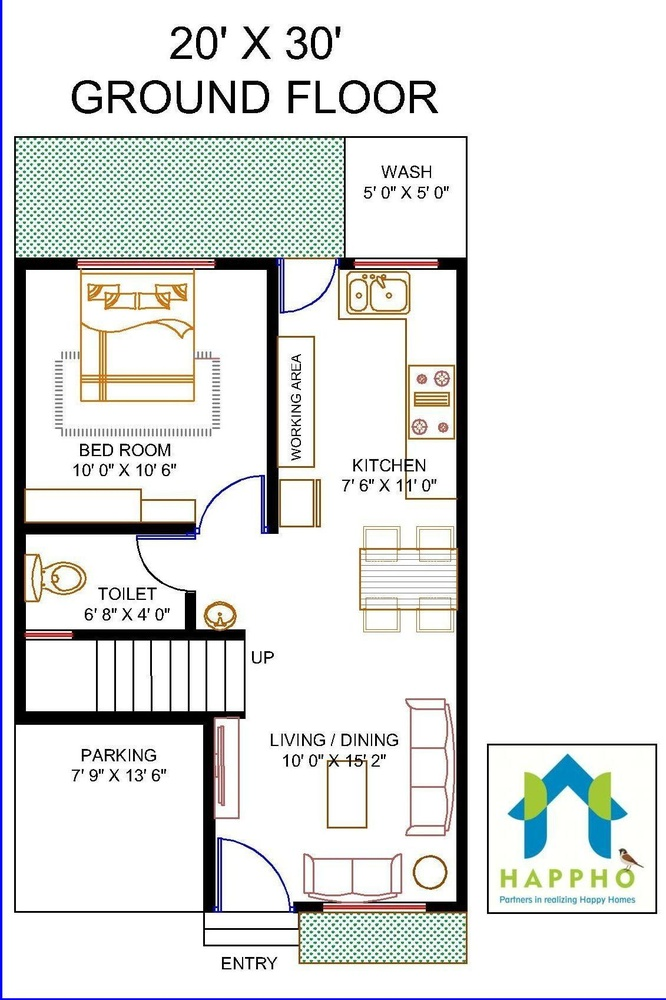
#> input picture hci-3d-model/gdrive_dataset/images/train/1_BHK_BIM_Overlay.jpg.jpeg, 666 x 1000 px, shrunk from 1131 x 1697 before the run
$ python -i detector.py   (imports and definitions only)
#> lines starting #> are read from the running program, lines starting #| are printed output that depends on the picture; after the words box and inside, x2 and y2 are one past the last pixel; in counts of white or black regions, pixels touching at a corner belong together
#> further down, picture is the input picture: shape (1000, 666, 3); mean B, G, R 226.7, 228.1, 226.6
# logic/detector.py
# CV-based floor plan heuristic detector.
# Used as fallback when YOLO model has no floor plan classes.
# Thresholds are adapted over time via logic/cv_feedback.py.

import cv2
import numpy as np


class FloorPlanDetector:
    def __init__(self, debug_mode=False, output_dir=".", remove_captions=True,
                 detection_mode="heuristic_only", thresholds: dict = None):
        self.debug_mode = debug_mode
        self.output_dir = output_dir
        self.remove_captions = remove_captions
        self.detection_mode = detection_mode
        # Thresholds injected from cv_feedback; fall back to hardcoded defaults
        self._t = thresholds or {}

    def _th(self, key, default):
        return self._t.get(key, default)

    def detect(self, img):
        if img is None:
            return {"rooms": [], "doors": [], "windows": [], "walls": [],
                    "furniture": [], "stairs": [], "flow_terminals": []}

        h, w = img.shape[:2]
#> h = 1000; w = 666
        gray = cv2.cvtColor(img, cv2.COLOR_BGR2GRAY) if len(img.shape) == 3 else img.copy()
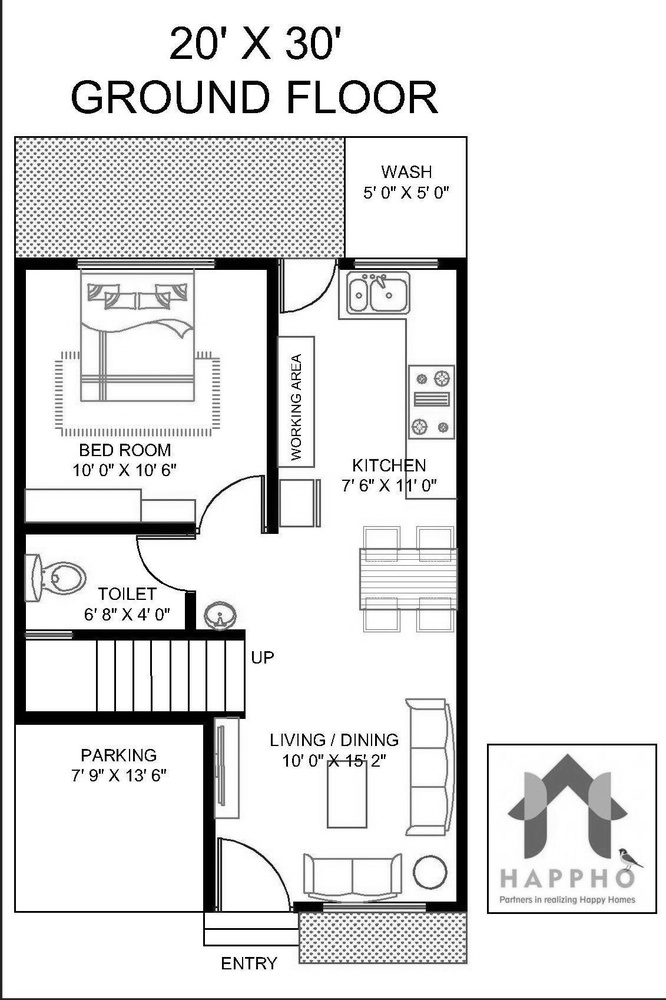
#> gray: shape (1000, 666); min 0, max 255, mean 227.5

        # ── Binarise ──────────────────────────────────────────────────────────
        _, thresh = cv2.threshold(gray, 0, 255, cv2.THRESH_BINARY_INV + cv2.THRESH_OTSU)
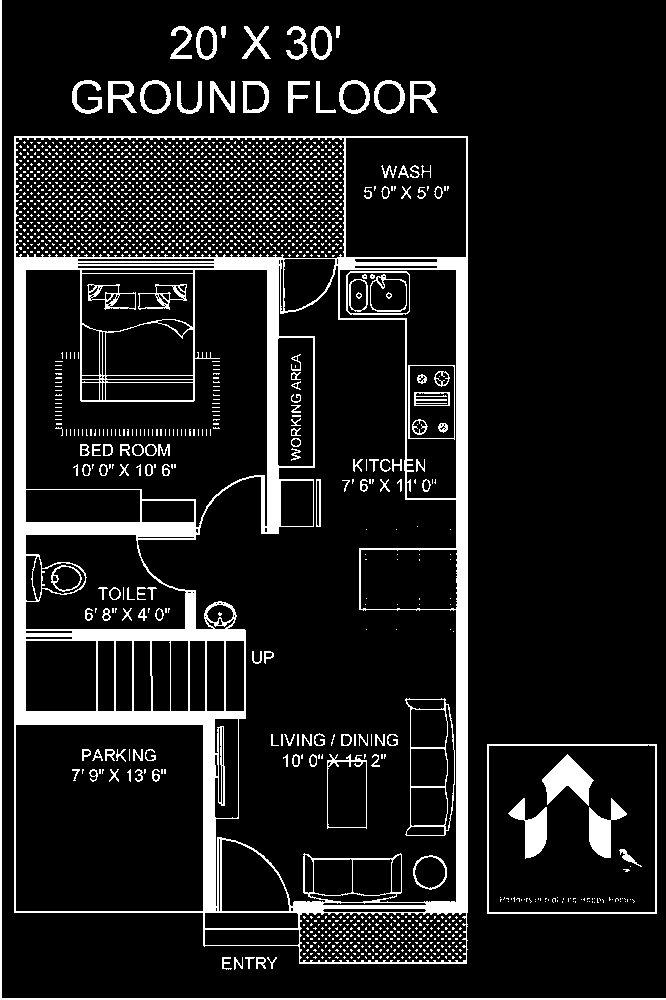
#> thresh: shape (1000, 666); 11.5% white; 1979 white regions (1850 under 20 px), largest, box (x1, y1, x2, y2) and area: (14, 136, 468, 964) 44674, (0, 0, 666, 1000) 3328, (542, 754, 594, 806) 1378
        kernel3 = cv2.getStructuringElement(cv2.MORPH_RECT, (3, 3))
        thresh = cv2.morphologyEx(thresh, cv2.MORPH_OPEN, kernel3, iterations=1)
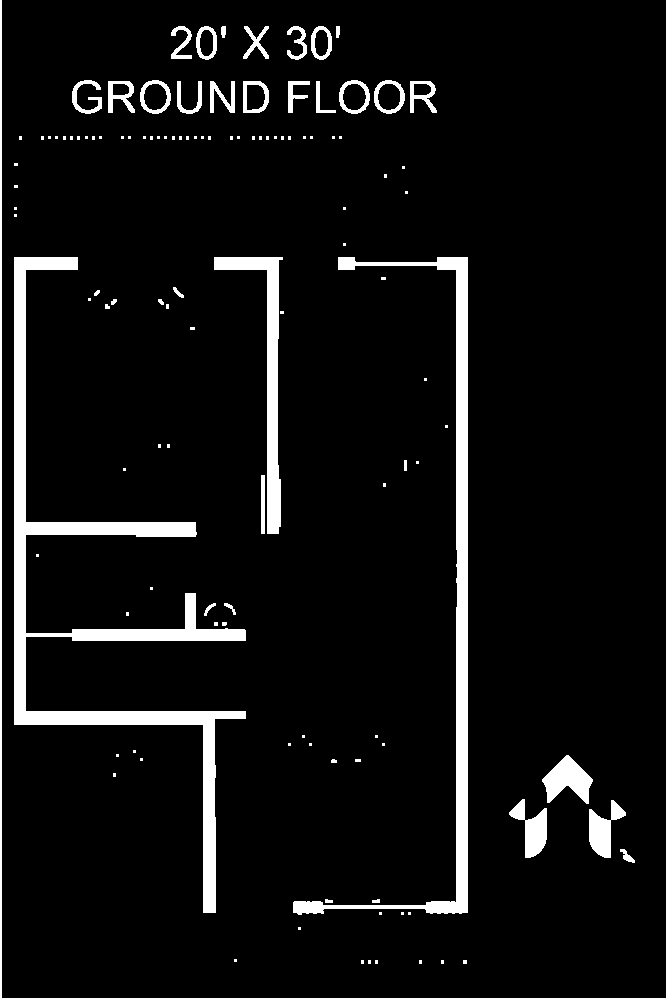
#> thresh: shape (1000, 666); 6.6% white; 119 white regions (81 under 20 px)

        # ── WALL detection ────────────────────────────────────────────────────
        walls = []
        wall_cnts, _ = cv2.findContours(thresh, cv2.RETR_EXTERNAL, cv2.CHAIN_APPROX_SIMPLE)
#> wall_cnts = 119 contours, 88 with area under 20; largest, box (x1, y1, x2, y2) and area: (14, 257, 246, 913) 15186, (293, 257, 468, 915) 8820, (214, 257, 283, 534) 3650, (0, 0, 666, 1000) 1664, (542, 755, 593, 804) 1300
        min_wall_area = max(50.0, self._th("wall_min_area_ratio", 0.00003) * h * w)
#> min_wall_area = 50
        min_wall_len  = max(20.0, self._th("wall_min_len_ratio",  0.01)    * min(h, w))
#> min_wall_len = 20
        min_aspect    = self._th("wall_min_aspect", 2.5)
        for cnt in wall_cnts:
            area = cv2.contourArea(cnt)
            if area < min_wall_area:
                continue
            rect = cv2.minAreaRect(cnt)
            (_, _), (rw, rh), _ = rect
            long_side  = max(float(rw), float(rh))
            short_side = min(float(rw), float(rh))
            if long_side < min_wall_len:
                continue
            if long_side / max(short_side, 1.0) < min_aspect:
                continue
            walls.append(cnt)
#> this loop made 119 passes
#> (area, rect, rw, rh, long_side, short_side) on passes 14, 15, 16, 21, 55, 56, 57: (70, ((626.1, 856.3), (6.89, 19.02), -41.63), 6.89, 19.02, 19.02, 6.89), (959.5, ((601.9, 826.2), (56.71, 35.92), -70.35), 56.71, 35.92, 56.71, 35.92), (984, ((532.9, 825.5), (36.77, 57.26), -20.41), 36.77, 57.26, 57.26, 36.77), (1300, ((567, 778.7), (47.52, 50.03), -88.53), 47.52, 50.03, 50.03, 47.52), (8820, ((380, 585.5), (657, 174), -90), 657, 174, 657, 174), (3650, ((248, 395), (276, 68), -90), 276, 68, 276, 68), (15185.5, ((129.5, 584.5), (655, 231), -90), 655, 231, 655, 231)
#> area on passes 32, 33, 53: 33, 37, 36
#> after the loop, walls = 4 contours; box (x1, y1, x2, y2) and area: (14, 257, 246, 913) 15186, (293, 257, 468, 915) 8820, (214, 257, 283, 534) 3650, (261, 475, 265, 534) 174

        # ── ROOM detection ────────────────────────────────────────────────────
        rooms = []
        kernel_big = cv2.getStructuringElement(cv2.MORPH_RECT, (5, 5))
        closed = cv2.morphologyEx(thresh, cv2.MORPH_CLOSE, kernel_big, iterations=3)
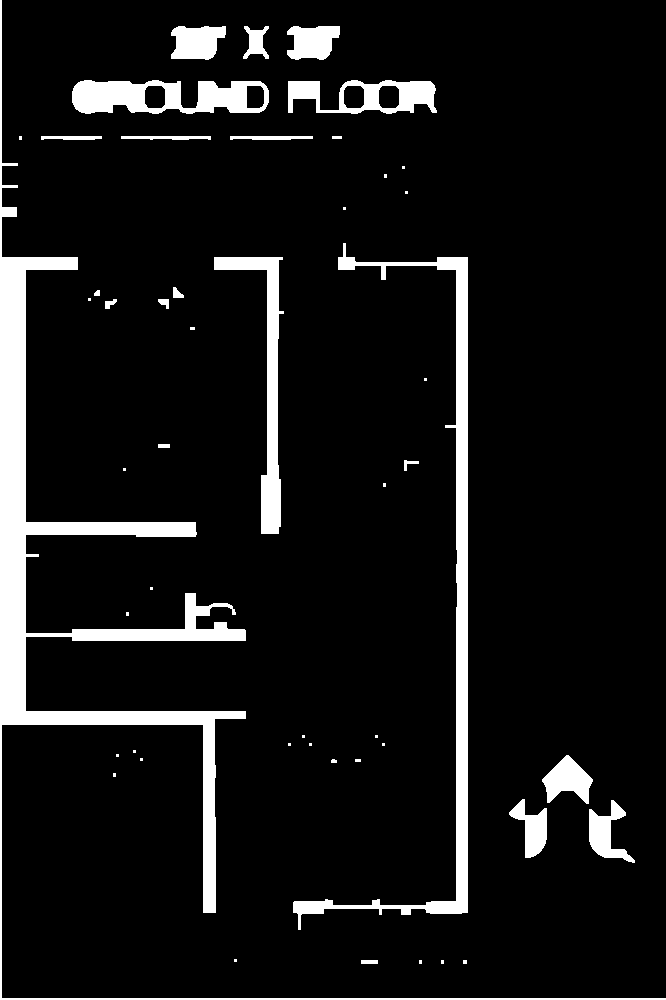
#> closed: shape (1000, 666); 8.5% white; 49 white regions (26 under 20 px), largest, box (x1, y1, x2, y2) and area: (0, 0, 666, 1000) 26124, (293, 243, 468, 930) 10187, (72, 80, 269, 114) 4474
        inv = cv2.bitwise_not(closed)
#> inv: shape (1000, 666); 91.5% white; 49 black regions (26 under 20 px)
        room_cnts, _ = cv2.findContours(inv, cv2.RETR_EXTERNAL, cv2.CHAIN_APPROX_SIMPLE)
#> room_cnts = 1 contour; box (x1, y1, x2, y2) and area: (2, 0, 666, 998) 637198
        min_room_area = max(500.0, self._th("room_min_area_ratio", 0.005) * h * w)
#> min_room_area = 3330
        img_area = h * w
#> img_area = 666000
        for cnt in room_cnts:
            area = cv2.contourArea(cnt)
            if area < min_room_area or area > 0.85 * img_area:
                continue
            rooms.append(cnt)
#> this loop made 1 pass
#> area on pass 1: 637198
#> after the loop, rooms = []

        # ── DOOR / WINDOW detection ───────────────────────────────────────────
        doors, windows = [], []
        small_cnts, _ = cv2.findContours(thresh, cv2.RETR_LIST, cv2.CHAIN_APPROX_SIMPLE)
#> small_cnts = 127 contours, 88 with area under 20; largest, box (x1, y1, x2, y2) and area: (14, 257, 246, 913) 15186, (293, 257, 468, 915) 8820, (214, 257, 283, 534) 3650, (0, 0, 666, 1000) 1664, (542, 755, 593, 804) 1300
        min_open = max(20.0,  self._th("opening_min_area_ratio", 0.00001) * h * w)
#> min_open = 20
        max_open = max(500.0, self._th("opening_max_area_ratio", 0.005)   * h * w)
#> max_open = 3330
        door_asp_min = self._th("door_aspect_min", 1.5)
        door_asp_max = self._th("door_aspect_max", 5.0)
        for cnt in small_cnts:
            area = cv2.contourArea(cnt)
            if area < min_open or area > max_open:
                continue
            rect = cv2.minAreaRect(cnt)
            (_, _), (rw, rh), _ = rect
            long_side  = max(float(rw), float(rh))
            short_side = min(float(rw), float(rh))
            if long_side < 5:
                continue
            aspect = long_side / max(short_side, 1.0)
            if door_asp_min <= aspect <= door_asp_max:
                doors.append(cnt)
            elif aspect < door_asp_min:
                windows.append(cnt)
#> this loop made 127 passes
#> (area, rw, rh, long_side, short_side, aspect) on passes 101 to 112: (430.5, 26, 19, 26, 19, 1.37), (197, 12, 18, 18, 12, 1.5), (503, 27, 23, 27, 23, 1.17), (508, 27, 24, 27, 24, 1.12), (506, 27, 24, 27, 24, 1.12), (187.5, 12, 17, 17, 12, 1.42), (495.5, 31, 26, 31, 26, 1.19), (125.5, 31, 19, 31, 19, 1.63), (218, 31, 21, 31, 21, 1.48), (712, 31, 25, 31, 25, 1.24), (291.5, 31, 24, 31, 24, 1.29), (231.5, 32, 24, 32, 24, 1.33)
#> (area, rect, rw, rh, long_side, short_side, aspect) on passes 14, 15, 16, 21, 32, 33: (70, ((626.1, 856.3), (6.89, 19.02), -41.63), 6.89, 19.02, 19.02, 6.89, 2.76), (959.5, ((601.9, 826.2), (56.71, 35.92), -70.35), 56.71, 35.92, 56.71, 35.92, 1.58), (984, ((532.9, 825.5), (36.77, 57.26), -20.41), 36.77, 57.26, 57.26, 36.77, 1.56), (1300, ((567, 778.7), (47.52, 50.03), -88.53), 47.52, 50.03, 50.03, 47.52, 1.05), (33, ((230.2, 607.8), (4.95, 15.56), -45), 4.95, 15.56, 15.56, 4.95, 3.14), (37, ((208.8, 608.4), (16.28, 4.68), -48.01), 16.28, 4.68, 16.28, 4.68, 3.48)
#> after the loop, doors = 18 contours; largest, box (x1, y1, x2, y2) and area: (0, 0, 666, 1000) 1664, (509, 799, 547, 858) 984, (589, 800, 626, 858) 960, (311, 26, 332, 60) 549, (196, 26, 217, 60) 549; windows = 17 contours; largest, box (x1, y1, x2, y2) and area: (542, 755, 593, 804) 1300, (339, 80, 370, 114) 800, (140, 80, 171, 114) 800, (374, 80, 405, 114) 796, (243, 81, 269, 113) 712

        doors   = sorted(doors,   key=cv2.contourArea, reverse=True)[:30]
        windows = sorted(windows, key=cv2.contourArea, reverse=True)[:20]
        rooms   = sorted(rooms,   key=cv2.contourArea, reverse=True)[:20]
        walls   = sorted(walls,   key=cv2.contourArea, reverse=True)[:60]

        # ── COLUMN detection (small, near-square, solid blobs) ────────────────
        columns = []
        min_col = max(10.0, self._th("column_min_area_ratio", 0.00005) * h * w)
#> min_col = 33.3
        max_col = max(200.0, self._th("column_max_area_ratio", 0.002) * h * w)
#> max_col = 1332
        for cnt in wall_cnts:
            area = cv2.contourArea(cnt)
            if area < min_col or area > max_col:
                continue
            rect = cv2.minAreaRect(cnt)
            (_, _), (rw, rh), _ = rect
            long_side  = max(float(rw), float(rh))
            short_side = min(float(rw), float(rh))
            aspect = long_side / max(short_side, 1.0)
            # Columns are near-square (aspect < 2.0) and solid
            if aspect < 2.0:
                hull = cv2.convexHull(cnt)
                hull_area = float(cv2.contourArea(hull))
                if hull_area > 0 and area / hull_area > 0.75:
                    columns.append(cnt)
#> this loop made 119 passes
#> (area, rect, rw, rh, long_side, short_side, aspect, hull_area) on passes 15, 16, 21: (959.5, ((601.9, 826.2), (56.71, 35.92), -70.35), 56.71, 35.92, 56.71, 35.92, 1.58, 1484.5), (984, ((532.9, 825.5), (36.77, 57.26), -20.41), 36.77, 57.26, 57.26, 36.77, 1.56, 1531.5), (1300, ((567, 778.7), (47.52, 50.03), -88.53), 47.52, 50.03, 50.03, 47.52, 1.05, 1703)
#> (area, rw, rh, long_side, short_side, aspect, hull, hull_area) on pass 105: (291.5, 31, 24, 31, 24, 1.29, [[234, 81], [234, 112], [210, 112], [210, 81]], 744)
#> after the loop, columns = 7 contours; box (x1, y1, x2, y2) and area: (542, 755, 593, 804) 1300, (339, 80, 370, 114) 800, (140, 80, 171, 114) 800, (374, 80, 405, 114) 796, (243, 81, 269, 113) 712, (311, 26, 332, 60) 549, (196, 26, 217, 60) 549
        columns = sorted(columns, key=cv2.contourArea, reverse=True)[:20]

        # ── STAIR detection (medium rectangular regions with internal lines) ──
        stairs = []
        min_stair = max(200.0, self._th("stair_min_area_ratio", 0.001) * h * w)
#> min_stair = 666
        max_stair = max(2000.0, self._th("stair_max_area_ratio", 0.05) * h * w)
#> max_stair = 33300
        for cnt in room_cnts:
            area = cv2.contourArea(cnt)
            if area < min_stair or area > max_stair:
                continue
            rect = cv2.minAreaRect(cnt)
            (_, _), (rw, rh), _ = rect
            long_side  = max(float(rw), float(rh))
            short_side = min(float(rw), float(rh))
            aspect = long_side / max(short_side, 1.0)
            # Stairs tend to be rectangular (aspect 1.5–5)
            if 1.5 <= aspect <= 5.0:
                stairs.append(cnt)
#> after the loop, stairs = []
        stairs = sorted(stairs, key=cv2.contourArea, reverse=True)[:10]

        # ── FURNITURE detection (medium blobs, not elongated) ─────────────────
        furniture = []
        min_furn = max(100.0, self._th("furniture_min_area_ratio", 0.0003) * h * w)
#> min_furn = 199.8
        max_furn = max(1000.0, self._th("furniture_max_area_ratio", 0.02) * h * w)
#> max_furn = 13320
        for cnt in small_cnts:
            area = cv2.contourArea(cnt)
            if area < min_furn or area > max_furn:
                continue
            rect = cv2.minAreaRect(cnt)
            (_, _), (rw, rh), _ = rect
            long_side  = max(float(rw), float(rh))
            short_side = min(float(rw), float(rh))
            aspect = long_side / max(short_side, 1.0)
            # Furniture: compact blobs (aspect < 3)
            if aspect < 3.0:
                hull = cv2.convexHull(cnt)
                hull_area = float(cv2.contourArea(hull))
                if hull_area > 0 and area / hull_area > 0.55:
                    furniture.append(cnt)
#> this loop made 127 passes
        furniture = sorted(furniture, key=cv2.contourArea, reverse=True)[:30]

        # ── FLOW TERMINAL detection (very small, near-square sanitary fixtures)
        flow_terminals = []
        min_ft = max(20.0, self._th("ft_min_area_ratio", 0.00005) * h * w)
        max_ft = max(300.0, self._th("ft_max_area_ratio", 0.003) * h * w)
        for cnt in small_cnts:
            area = cv2.contourArea(cnt)
            if area < min_ft or area > max_ft:
                continue
            rect = cv2.minAreaRect(cnt)
            (_, _), (rw, rh), _ = rect
            long_side  = max(float(rw), float(rh))
            short_side = min(float(rw), float(rh))
            aspect = long_side / max(short_side, 1.0)
            # Sanitary fixtures: compact (aspect < 2.5)
            if aspect < 2.5:
                flow_terminals.append(cnt)
#> this loop made 127 passes
#> cnt on passes 1, 2, 3, 4, 5, 6, 7, 8, 9, 10, 11, 17: [[463, 960], [463, 963], [466, 963], [466, 960]], [[441, 960], [441, 963], [443, 963], [443, 960]], [[419, 960], [419, 963], [421, 963], [421, 960]], [[375, 960], [375, 963], [377, 963], [377, 960]], [[368, 960], [368, 963], [370, 963], [370, 960]], [[361, 960], [361, 963], [363, 963], [363, 960]], [[234, 959], [234, 961], [236, 961], [236, 959]], [[298, 927], [298, 929], [300, 929], [300, 927]], [[408, 912], [408, 914], [410, 914], [410, 912]], [[401, 912], [401, 914], [403, 914], [403, 912]], [[379, 912], [379, 914], [381, 914], [381, 912]], [[113, 773], [113, 776], [115, 776], [115, 773]]
        flow_terminals = sorted(flow_terminals, key=cv2.contourArea, reverse=True)[:20]

        return {
            "rooms":          rooms,
            "doors":          doors,
            "windows":        windows,
            "walls":          walls,
            "columns":        columns,
            "stairs":         stairs,
            "furniture":      furniture,
            "flow_terminals": flow_terminals,
            # These require semantic context — CV cannot reliably detect them
            # but we return empty lists so the key_map in auto_label.py is consistent
            "slabs":          [],
            "roofs":          [],
            "beams":          [],
            "railings":       [],
            "curtain_walls":  [],
            "coverings":      [],
            "light_fixtures": [],
            "electric_appliances": [],
            "energy_devices": [],
        }

>>> import cv2
>>> picture = cv2.imread('../../../hci-3d-model/gdrive_dataset/images/train/1_BHK_BIM_Overlay.jpg.jpeg')
>>> result = FloorPlanDetector().detect(picture)
